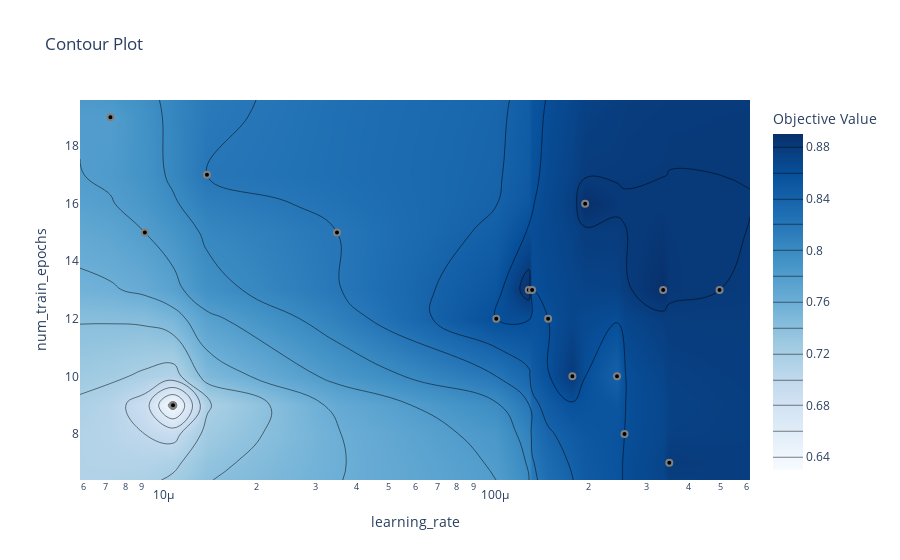

The notebook cell this image was saved under:
### Markdown cell above
Optuna the most importent and the third most importent hyperparameters accuracy map(Active iff optuna is used)

### Code cell
if useOptuna:
    fig3=optuna.visualization.plot_contour(study, params=[importance[0][0], importance[2][0]])
    fig3.show()

### Figure 1 — Plotly figure (JSON) as saved in the notebook; plotly's stock layout.template omitted (floating-point values rounded to 4 significant figures; data arrays with more than 128 entries replaced by an {"elided": "..."} marker saying what was removed)
{"data": [{"colorbar": {"title": {"text": "Objective Value"}}, "colorscale": [[0, "rgb(247,251,255)"], [0.125, "rgb(222,235,247)"], [0.25, "rgb(198,219,239)"], [0.375, "rgb(158,202,225)"], [0.5, "rgb(107,174,214)"], [0.625, "rgb(66,146,198)"], [0.75, "rgb(33,113,181)"], [0.875, "rgb(8,81,156)"], [1, "rgb(8,48,107)"]], "connectgaps": true, "contours": {"coloring": "heatmap"}, "hoverinfo": "none", "line": {"smoothing": 1.3}, "reversescale": false, "type": "contour", "x": [5.852e-06, 7.231e-06, 9.181e-06, 1.117e-05, 1.414e-05, 3.489e-05, 0.0001055, 0.0001322, 0.0001353, 0.0001513, 0.000179, 0.0001956, 0.0002441, 0.0002572, 0.0003364, 0.000351, 0.0004977, 0.000615], "y": [6.4, 7, 8, 9, 10, 12, 13, 15, 16, 17, 19, 19.6], "z": {"elided": "12x18 float values"}}, {"marker": {"color": "black", "line": {"color": "Gray", "width": 2}}, "mode": "markers", "name": "Feasible Trial", "showlegend": false, "type": "scatter", "x": [0.0002441, 0.000179, 7.231e-06, 1.414e-05, 1.117e-05, 3.489e-05, 0.0002572, 9.181e-06, 0.0001055, 0.000351, 0.0001322, 0.0001353, 0.0001513, 0.0001956, 0.0003364, 0.0004977], "y": [10, 10, 19, 17, 9, 15, 8, 15, 12, 7, 13, 13, 12, 16, 13, 13]}, {"marker": {"color": "#cccccc", "line": {"color": "Gray", "width": 2}}, "mode": "markers", "name": "Infeasible Trial", "showlegend": false, "type": "scatter", "x": [], "y": []}], "layout": {"title": {"text": "Contour Plot"}, "xaxis": {"range": [-5.233, -3.211], "title": {"text": "learning_rate"}, "type": "log"}, "yaxis": {"range": [6.4, 19.6], "title": {"text": "num_train_epochs"}}}}
